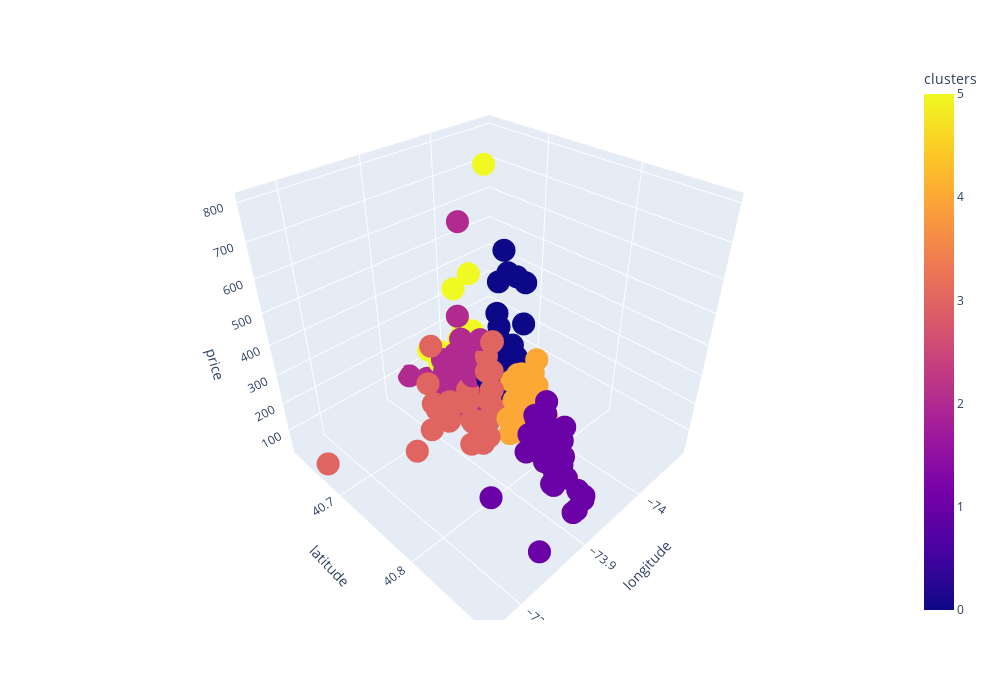

The cell this chart's notebook holds for it:
### Markdown cell above
Теперь, если рассматривать график под другим углом, мы видим, что на самом деле зелёная точка не потерялась среди элементов другого кластера. Данные в трёхмерном пространстве образовали чёткие кластеры, и в основном они основываются на цене арендных квартир. Внизу мы видим фиолетовый кластер с самыми дешёвыми квартирами, а наверху — сиреневый и зелёный кластеры с самыми дорогими. При этом они, по всей видимости, располагаются в одном районе, так как значения широты и долготы довольно близкие.

    → Таким образом, при статической визуализации 3D-пространства бывает полезно рассмотреть график с нескольких сторон, чтобы однозначно оценить результаты кластеризации.

Хоть мы и получили нужную информацию из предыдущей визуализации, но было не совсем удобно каждый раз задавать для 3D-графика параметры обзора. Было бы идеально сделать график интерактивным, чтобы один раз провести визуализацию, а затем самим поворачивать график, как нам удобно. В этом поможет Plotly:

### Code cell
import plotly
import plotly.express as px

# передаём датафрейм и поля, которые нужно использовать для осей абсцисс, ординат и аппликат
# в значение color передаём номера кластеров
fig = px.scatter_3d(
    data_frame=df, 
    x = 'longitude', 
    y = 'latitude', 
    z = 'price', 
    color='clusters', 
    width=1000,
    height=700
)

#отображаем график
fig.show()

### Figure 1 — Plotly figure (JSON) as saved in the notebook; plotly's stock layout.template omitted (floating-point values rounded to 4 significant figures; data arrays with more than 128 entries replaced by an {"elided": "..."} marker saying what was removed)
{"data": [{"hovertemplate": "longitude=%{x}<br>latitude=%{y}<br>price=%{z}<br>clusters=%{marker.color}<extra></extra>", "legendgroup": "", "marker": {"color": {"elided": "350 int values"}, "coloraxis": "coloraxis", "symbol": "circle"}, "mode": "markers", "name": "", "scene": "scene", "showlegend": false, "type": "scatter3d", "x": {"elided": "350 float values"}, "y": {"elided": "350 float values"}, "z": {"elided": "350 int values"}}], "layout": {"coloraxis": {"colorbar": {"title": {"text": "clusters"}}, "colorscale": [[0, "#0d0887"], [0.1111, "#46039f"], [0.2222, "#7201a8"], [0.3333, "#9c179e"], [0.4444, "#bd3786"], [0.5556, "#d8576b"], [0.6667, "#ed7953"], [0.7778, "#fb9f3a"], [0.8889, "#fdca26"], [1, "#f0f921"]]}, "height": 700, "legend": {"tracegroupgap": 0}, "margin": {"t": 60}, "scene": {"domain": {"x": [0, 1], "y": [0, 1]}, "xaxis": {"title": {"text": "longitude"}}, "yaxis": {"title": {"text": "latitude"}}, "zaxis": {"title": {"text": "price"}}}, "width": 1000}}
